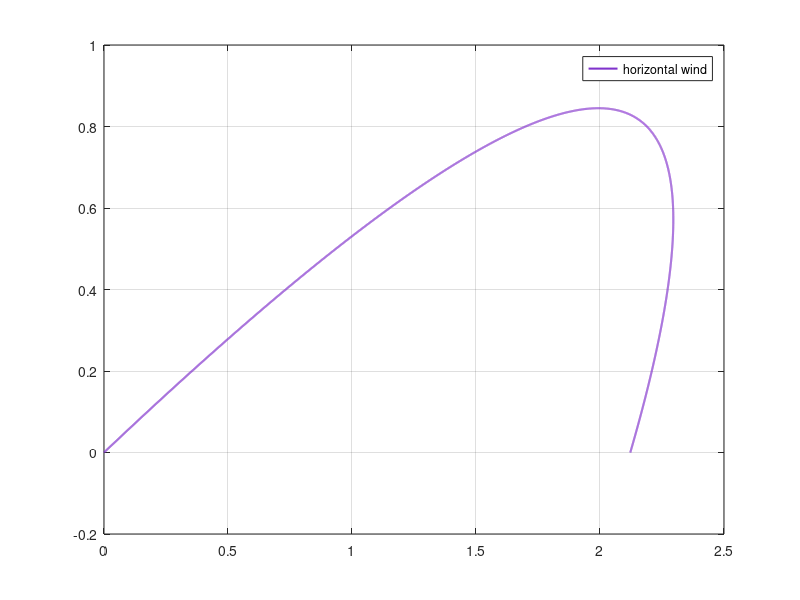

The MATLAB source for this figure:
clear;
x(1)=0;
y(1)=0;
u(1)=10*cos(pi/6);
v(1)=10*sin(pi/6);
t(1)=0;
b=1;
h=1e-4;
N=1000;
g=9.8;
f1=@(t,x) -(-b*u+b*25); # Horizontal Wind
f2=@(t,u) u; # dx/dt=u
f3=@(t,y) -g-b*v; # dv/dt=-g-bv
f4=@(t,v) v; # dy/dt=v

i=1;
do
  k1=f1(t(i),x(i));
  k2=f1(t(i)+h/2,x(i)+h*k1/2);
  k3=f1(t(i)+h/2,x(i)+h*k2/2);
  k4=f1(t(i)+h,x(i)+h*k3);
  u(i+1)=u(i)+(h/6)*(k1+2*k2+2*k3+k4);

  l1=f3(t(i),y(i));
  l2=f3(t(i)+h/2,y(i)+h*l1/2);
  l3=f3(t(i)+h/2,y(i)+h*l2/2);
  l4=f3(t(i)+h,y(i)+h*l3);
  v(i+1)=v(i)+(h/6)*(l1+2*l2+2*l3+l4);

  k11=f2(t(i),u(i));
  k22=f2(t(i)+h/2,u(i)+h*k11/2);
  k33=f2(t(i)+h/2,u(i)+h*k22/2);
  k44=f2(t(i)+h,u(i)+h*k33);
  x(i+1)=x(i)+(h/6)*(k11+2*k22+2*k33+k44);

  l11=f4(t(i),v(i));
  l22=f4(t(i)+h/2,v(i)+h*l11/2);
  l33=f4(t(i)+h/2,v(i)+h*l22/2);
  l44=f4(t(i)+h,v(i)+h*l33);
  y(i+1)=y(i)+(h/6)*(l11+2*l22+2*l33+l44);

  t(i+1)=t(i)+h;
  i++;
  until y(i)<=0
plot(x,y,'Linewidth',1.5,'Color',[0.5 0.2 0.8]);
legend('horizontal wind');
grid on;